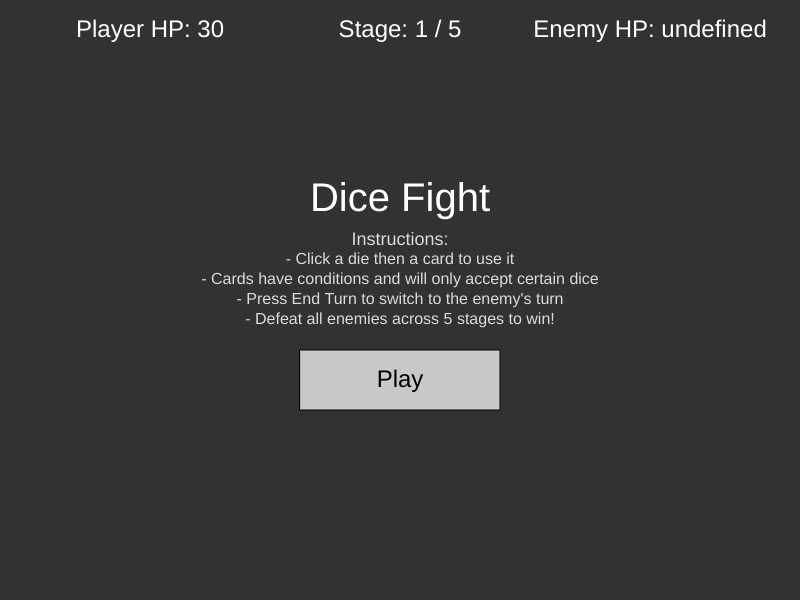
Frame 1 (no input)
Frame 60 (no input): identical to frame 1, image omitted
Frame 120 (the mouse pressed at the canvas centre since frame 60): identical to frame 1, image omitted

The p5.js sketch that drew this single still picture (run headless with seeded random() and noise() and a simulated clock; from frame 60 on, the mouse is pressed at the canvas centre):

// p5.js sketch
// ── sketch.js
let playerHP = 30;
let enemyHP;

let dice = [];
let usedDice = [];
let maxDice = 3;

let stage = 1;
let totalStages = 5; //5 stages

let state = 'pregame'; // states are: 'pregame', 'playerTurn', 'enemyTurn', 'waiting', 'gameOver'

let selectedDie = -1;
let lastEnemyDamage = 0;

function setup() {
  createCanvas(800, 600);
  textAlign(CENTER, CENTER);
  rectMode(CENTER);
}

function draw() {
  background(50);
  fill(255);

  // Display health and stage
  textSize(24);
  text("Player HP: " + playerHP, 150, 30);
  text("Enemy HP: " + enemyHP, width - 150, 30);
  text("Stage: " + stage + " / " + totalStages, width / 2, 30); 

  if (state === 'pregame') {
    drawPregame();
    return;
  }

  if (state !== 'gameOver') {  // at the start/restart of game 
    drawDice();
    drawCards();
    drawEndTurnButton();
  }

  if (state === 'enemyTurn') {
    setTimeout(enemyTurn, 500);  //setTimeout makes delay to simulate enemy thinking
    state = 'waiting'; //needed or else enemy turn is repeated
  }

  if (state === 'playerTurn' && lastEnemyDamage > 0) {  //show enemy's damage
    textSize(20);
    fill(255, 100, 100);
    text("The enemy dealt " + lastEnemyDamage + " damage!", 150, 70);
  }
//changes state to game over if player or enemy reaches 0 hp
  if (playerHP <= 0 && state !== 'gameOver') {
  state = 'gameOver';
  }
  else if (enemyHP <= 0 && state !== 'waiting') {
    if (stage >= totalStages) {
      state = 'gameOver';
    }
    else {
      state = 'waiting';
      setTimeout(nextStage, 1000);
    }
  }

  if (state === 'gameOver') {
    textSize(40);
    fill(255, 0, 0);
    if (playerHP <= 0) {  //if you lose
      text("You Lose!", width / 2, height / 2 - 50);
    }
    else {   //if you win
      text("You Win!", width / 2, height / 2 - 50);
    }
    drawRetryButton();
    drawBackButton();
  }
}

function drawDice() {
  let diceStartX = width - 100;  //variables used for dice position 
  let diceStartY = height - 100;

  for (let i = 0; i < dice.length; i++) {
    let diceX = diceStartX - i * 100;  //for multiple dice

    if (usedDice.includes(i)) {  //checks if dice is used or not
      fill(100);  //grays out the used dice
    }
    else if (i === selectedDie) {
      fill('orange');  //fill orange if selected
    } 
    else {
      fill(255);  //fill neutral if unused and unselected
    }

    rect(diceX, diceStartY, 70, 70);
    fill(0);
    textSize(28);
    text(dice[i], diceX, diceStartY);
  }
}

function drawCards() {
  for (let i = 0; i < 2; i++) {
    fill(200);
    rect(width / 2, 180 + i * 100, 300, 80);
    fill(0);
    textSize(24);
    if (i === 0) {
      text("Strike (≥4)", width / 2, 180 + i * 100);
    }
    else if (i === 1) {
      text("Heal (even)", width / 2, 180 + i * 100);
    }
  }
}

function drawEndTurnButton() {
  let x = width - 130;
  let y = height - 180;

  if (state === 'playerTurn') {
    fill(180);
  } 
  else {
    fill(100);
  }
  rect(x, y, 180, 50);
  fill(0);
  textSize(24);
  text("End Turn", x, y);
}

function drawRetryButton() {
  fill(255);
  rect(width / 2, height / 2 + 20, 180, 50);
  fill(0);
  textSize(24);
  text("Retry", width / 2, height / 2 + 20);
}

function mousePressed() {  
  if (state === 'pregame') {
    if (mouseX > width / 2 - 100 && mouseX < width / 2 + 100 &&
      mouseY > height / 2 + 50 && mouseY < height / 2 + 110) {
      startStage();  //begin the game
      return;
    }
  }
  if (state === 'gameOver') {
    //try again button
    if (mouseX > width / 2 - 90 && mouseX < width / 2 + 90 &&
        mouseY > height / 2 - 5 && mouseY < height / 2 + 45) {
      restartGame(); 
      return;
    }
    //back to pregame button
    if (mouseX > width / 2 - 90 && mouseX < width / 2 + 90 &&
      mouseY > height / 2 + 65 && mouseY < height / 2 + 115) {
      state = 'pregame';
      return;
    }
  }
  
  if (state !== 'playerTurn') {
    return;
  }

  // End Turn button
  if (mouseX > width - 220 && mouseX < width - 40 
  && mouseY > height - 205 && mouseY < height - 155) {
    endPlayerTurn();
    return;
  }

// dice selection
  let diceStartX = width - 100;
  let diceStartY = height - 100;
  
  for (let i = 0; i < dice.length; i++) {
    let diceX = diceStartX - i * 100;
    
    if (!usedDice.includes(i) &&  //if dice has NOT been used yet
    mouseX > diceX - 35 && mouseX < diceX + 35 &&  //if mouse is on this position
    mouseY > diceStartY - 35 && mouseY < diceStartY + 35) {
      
      if (selectedDie === i) {
        selectedDie = -1;
      }
      else {
        selectedDie = i;
      }
    return;
    } 
  }

// card selection
  for (let i = 0; i < 2; i++) { 
    let cy = 180 + i * 100;
    if (mouseX > width / 2 - 150 && mouseX < width / 2 + 150 &&
      mouseY > cy - 40 && mouseY < cy + 40) {
      let value = dice[selectedDie];
      if (i === 0 && value >= 4) {
        enemyHP -= value;
        usedDice.push(selectedDie);
      } 
      else if (i === 1 && value % 2 === 0) {
        playerHP = min(30, playerHP + value);
        usedDice.push(selectedDie);
      }
      selectedDie = -1;
      return;      
    }
  }
} //mousePressed ends here

function rollDice() {
  dice = [];
  usedDice = [];
  for (let i = 0; i < maxDice; i++) {
    dice.push(int(random(1, 7)));
  }
}

function endPlayerTurn() {
  selectedDie = -1;
  state = 'enemyTurn';
}

function enemyTurn() {
  lastEnemyDamage = 0;
  for (let i = 0; i < maxDice - 1; i++) {
    let val = int(random(1, 7));
    playerHP -= val;
    lastEnemyDamage += val;  //used to see the damage the enemy will deal
  }
  rollDice();
  state = 'playerTurn';  //changes state from "waiting" to "playerTurn"
}

function restartGame() {
  playerHP = 30;
  stage = 1;
  startStage(); 
}

function drawPregame() {
  textSize(40);
  fill(255);
  text("Dice Fight", width / 2, height / 2 - 100);
  
  textSize(20);
  fill(220);
  textSize(18);
  text("Instructions:", width / 2, height / 2 - 60);
  textSize(16);
  text("- Click a die then a card to use it", width / 2, height / 2 - 40);
  text("- Cards have conditions and will only accept certain dice", width / 2, height / 2 - 20);
  text("- Press End Turn to switch to the enemy's turn", width / 2, height / 2);
  text("- Defeat all enemies across 5 stages to win!", width / 2, height / 2 + 20);

  textSize(24);
  fill(200);
  rect(width / 2, height / 2 + 80, 200, 60);
  fill(0);
  text("Play", width / 2, height / 2 + 80);
}

function startStage() {  //most code in restartGame moved here
  enemyHP = 20 + stage * 5; // scales enemy hp, adding 5 each stage
  rollDice();   
  usedDice = [];
  selectedDie = -1;  
  lastEnemyDamage = 0;
  state = 'playerTurn';
}

function nextStage() {
  playerHP = min(30, playerHP + 5); //minimum 30 max hp, heal 5 after stage
  stage++;
  startStage(); // sets state back to 'playerTurn'
}

function drawBackButton() { 
  fill(255);
  rect(width / 2, height / 2 + 90, 180, 50);
  fill(0);
  textSize(24);
  text("Back", width / 2, height / 2 + 90);
}
